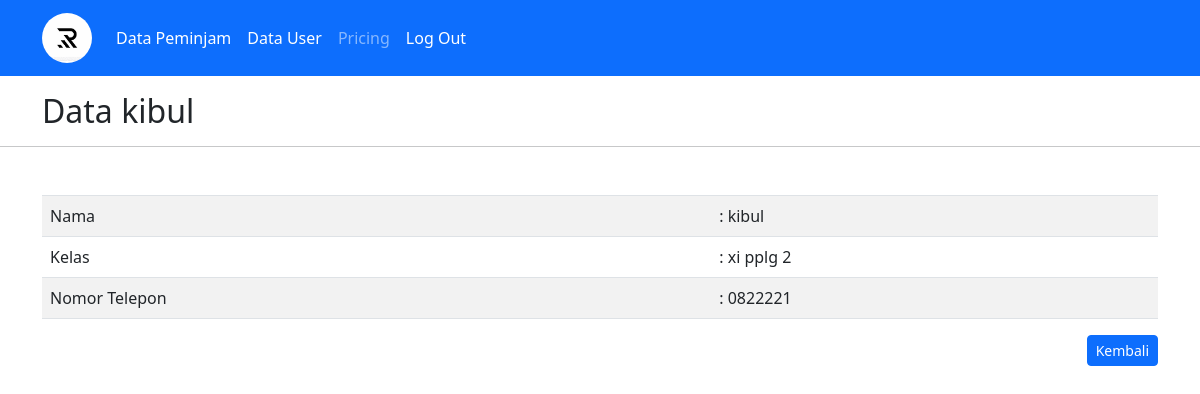
The page /detail.php?id_user=7 on the database its author committed.
### tables this page shows
CREATE TABLE `user` (
  `id_user` int(11) NOT NULL,
  `nama` varchar(30) NOT NULL,
  `kelas` varchar(30) NOT NULL,
  `no_tlp` varchar(30) NOT NULL
);

### config/control.php (called while the page is built, shortened)
<?php
function select ($query)
{
    global $db;
    $result = mysqli_query($db, $query);
    $rows= [];
    while ($row = mysqli_fetch_assoc($result)) {
        $rows[] = $row;
    }
    return $rows;
}
?>

### detail.php (the view, shortened to what this page needs)
<?php
include 'layout/header.php';
$id_user = (int)$_GET['id_user'];
$user = select("SELECT * FROM user WHERE id_user = $id_user")[0];
?>
<div class="container mt-3">
    <h2>Data <?= $user['nama'];?></h2>
</div>
<hr>
<div class="container mt-5">
    <table class="table table-border table-striped mt-3" >
        <tr>
            <td>Nama</td>
            <td>: <?= $user['nama'];?></td>
        </tr>
        <tr>
            <td>Kelas</td>
            <td>: <?= $user['kelas'];?></td>
        </tr>
        <tr>
            <td>Nomor Telepon</td>
            <td>: <?= $user['no_tlp'];?></td>
        </tr>
    </table>
    <a href="user.php" class="btn btn-primary btn-sm" style="float: right;">Kembali</a>
</div>
<?php
include 'layout/footer.php';
?>

### rows shown on the page
user: nama "kibul", kelas "xi pplg 2", no_tlp "0822221"
